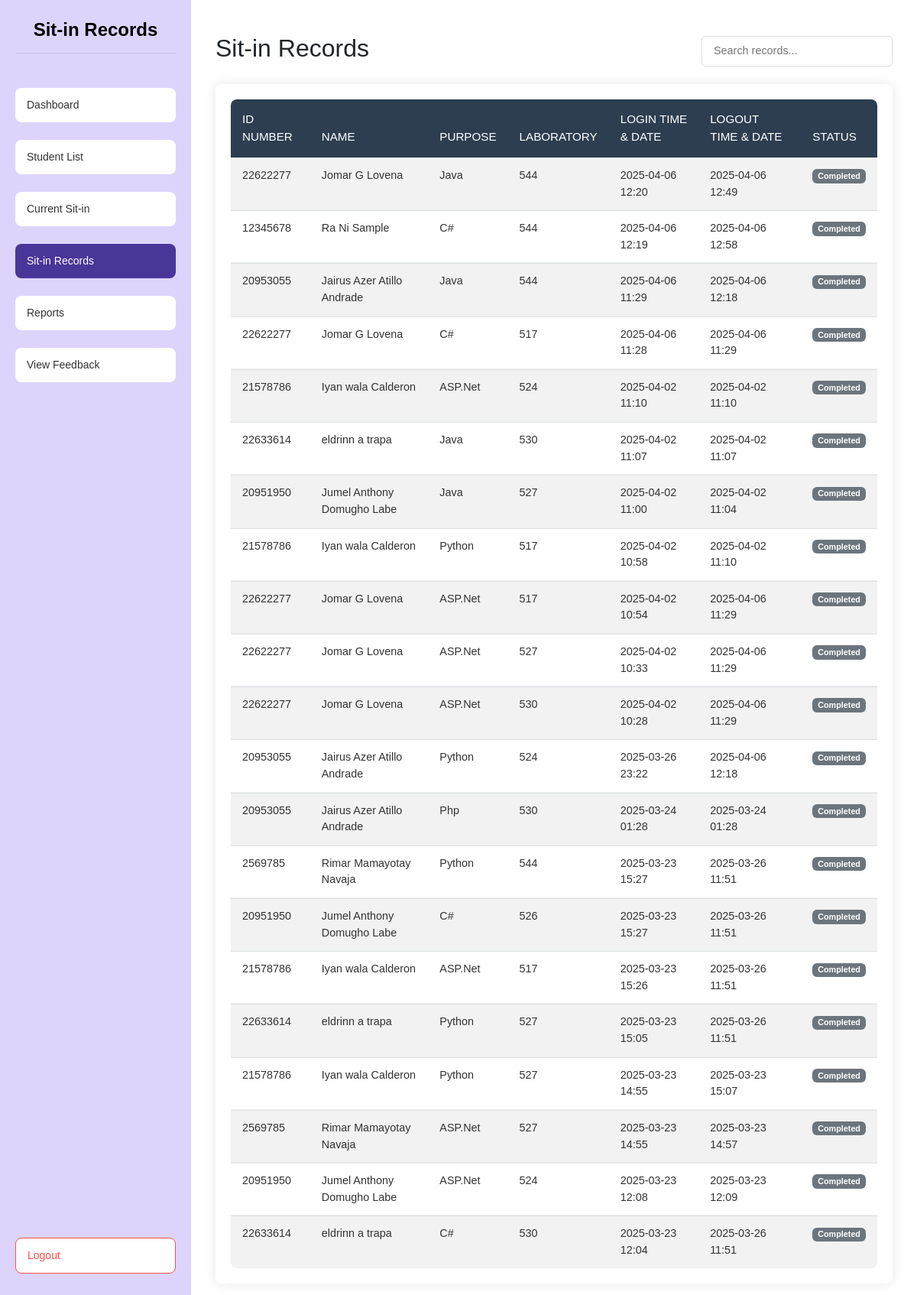
Before: /sit_in_records (signed in) with the older database file.
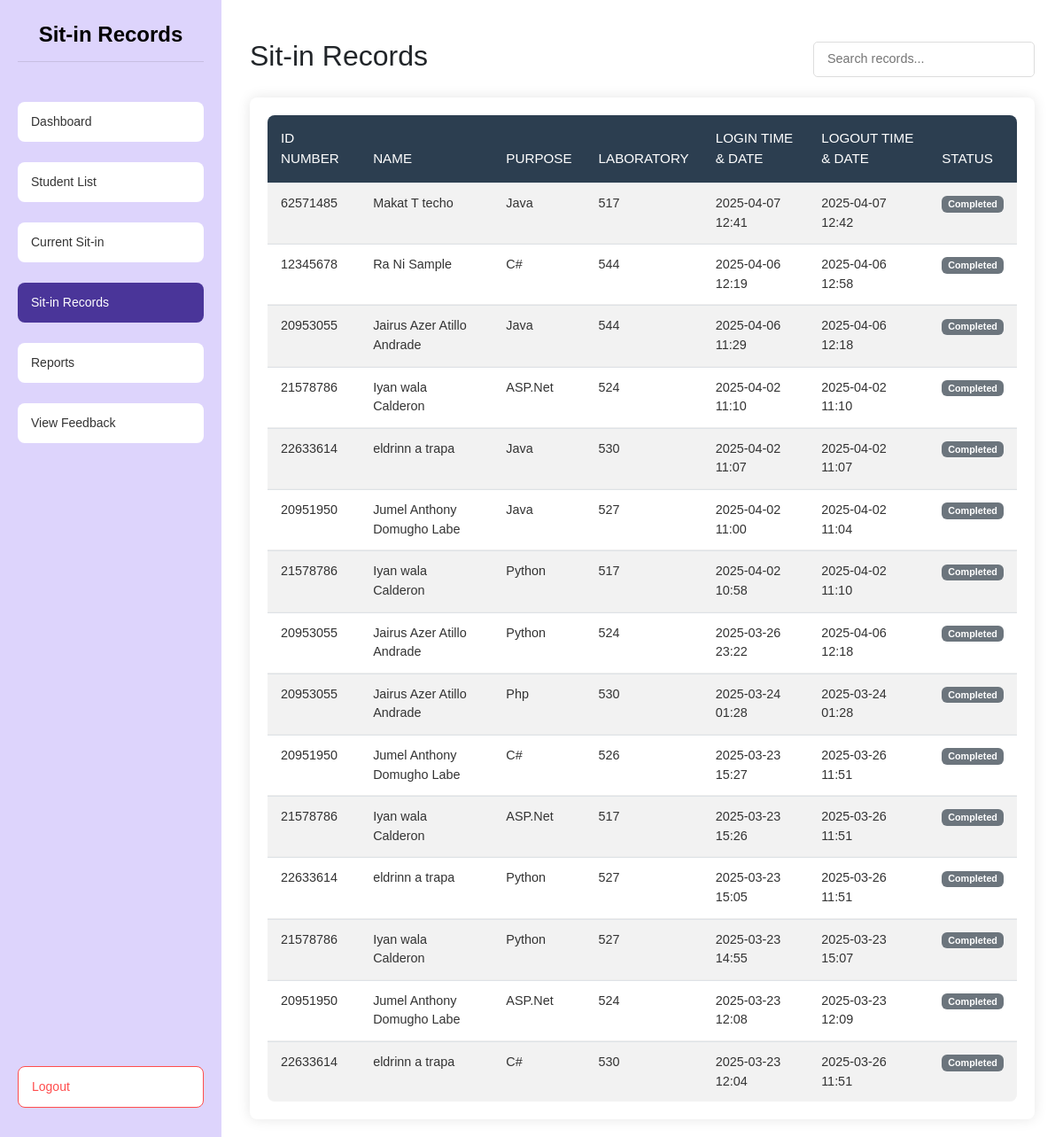
After: the same page with the newer database file.
### tables this page shows
CREATE TABLE sit_in_records (
    sit_in_id INTEGER PRIMARY KEY AUTOINCREMENT,
    id_number VARCHAR(50) NOT NULL,
    name VARCHAR(255) NOT NULL,
    purpose TEXT NOT NULL,
    lab VARCHAR(10) NOT NULL,
    login_time DATETIME NOT NULL,
    logout_time DATETIME NULL,
    date DATE NOT NULL
);

### app.py (the view)
@app.route('/sit_in_records')
@admin_required
def sit_in_records():
    try:
        conn = get_db_connection()
        cursor = conn.cursor()
        cursor.execute("""
            SELECT
                id_number,
                name,
                purpose,
                lab,
                strftime('%Y-%m-%d %H:%M', login_time) as login_time,
                CASE
                    WHEN logout_time IS NOT NULL THEN strftime('%Y-%m-%d %H:%M', logout_time)
                    ELSE 'Active'
                END as logout_time,
                strftime('%Y-%m-%d', date) as date,
                CASE
                    WHEN logout_time IS NOT NULL THEN 'Completed'
                    ELSE 'Active'
                END as status,
                CASE
                    WHEN login_time IS NOT NULL AND logout_time IS NOT NULL
                    THEN ROUND((julianday(logout_time) - julianday(login_time)) * 24, 1)
                    ELSE NULL
                END as duration
            FROM sit_in_records
            ORDER BY
                CASE WHEN logout_time IS NULL THEN 0 ELSE 1 END,
                datetime(login_time) DESC
        """)
        records = cursor.fetchall()
        return render_template('admin/sit_in_records.html', records=records)
    except sqlite3.Error as e:
        flash(f"Database error: {str(e)}", "danger")
        return redirect(url_for('admin_dashboard'))
    finally:
        if conn:
            conn.close()

### app.py (called while the page is built)
def get_db_connection():
    try:
        conn = sqlite3.connect('users.db')
        conn.row_factory = sqlite3.Row
        return conn
    except sqlite3.Error as e:
        print(f"Database connection error: {e}")
        return None

def admin_required(f):
    @wraps(f)
    def decorated_function(*args, **kwargs):
        if not all(session.get(key) for key in ['user_id', 'user_type', 'is_admin']):
            return redirect(url_for('login'))
        session.modified = True
        return f(*args, **kwargs)
    return decorated_function

@app.after_request
def add_header(response):
    response.headers['Cache-Control'] = 'no-store, no-cache, must-revalidate, post-check=0, pre-check=0, max-age=0'
    response.headers['Pragma'] = 'no-cache'
    response.headers['Expires'] = '-1'
    return response

### templates/admin/sit_in_records.html (shortened to what this page needs)
{% extends "base.html" %}
{% block content %}
<head>
    <link rel="stylesheet" href="static/styles.css">
    <link href="https://cdn.jsdelivr.net/npm/bootstrap@5.3.0/dist/css/bootstrap.min.css" rel="stylesheet">
</head>
<body>
    <div class="dashboard-container">
        <div class="sidebar">
            <h1 class="dashboard-title">Sit-in Records</h1>
            <a href="{{ url_for('admin_dashboard') }}" class="menu-btn">Dashboard</a>
            <a href="{{ url_for('student_list') }}" class="menu-btn">Student List</a>
            <a href="{{ url_for('current_sit_in') }}" class="menu-btn">Current Sit-in</a>
            <a href="{{ url_for('sit_in_records') }}" class="menu-btn active">Sit-in Records</a>
            <a href="{{ url_for('reports') }}" class="menu-btn">Reports</a>
            <a href="{{ url_for('feedback_reports') }}" class="menu-btn">View Feedback</a>
            <a href="{{ url_for('logout') }}" class="menu-btn logout-btn">Logout</a>
        </div>
        <div class="content">
            <div class="container mt-4">
                <div class="header-container">
                    <h2>Sit-in Records</h2>
                    <div class="search-container">
                        <input type="text" class="search-input" placeholder="Search records..." id="searchInput" onkeyup="searchTable()">
                    </div>
                </div>
                <div class="table-responsive">
                    <table class="table table-striped table-hover">
                        <thead class="table-dark">
                            <tr>
                                <th>ID Number</th>
                                <th>Name</th>
                                <th>Purpose</th>
                                <th>Laboratory</th>
                                <th>Login Time & Date</th>
                                <th>Logout Time & Date</th>
                                <th>Status</th>
                            </tr>
                        </thead>
                        <tbody>
                            {% for record in records %}
                            <tr>
                                <td>{{ record.id_number }}</td>
                                <td>{{ record.name }}</td>
                                <td>{{ record.purpose }}</td>
                                <td>{{ record.lab }}</td>
                                <td>{{ record.login_time }}</td>
                                <td>{{ record.logout_time }}</td>
                                <td>
                                    {% if record.logout_time == 'Active' %}
                                        <span class="badge bg-success">Active</span>
                                    {% else %}
                                        <span class="badge bg-secondary">Completed</span>
                                    {% endif %}
                                </td>
                            </tr>
                            {% endfor %}
                        </tbody>
                    </table>
                </div>
            </div>
        </div>
    </div>
</body>
{% endblock %}

Changed rows visible on the page:
removed sit_in_records: id_number "22622277", name "Jomar G Lovena", purpose "Java", lab "544", login_time "2025-04-06 12:20", logout_time "2025-04-06 12:49"
removed sit_in_records: id_number "22622277", name "Jomar G Lovena", purpose "C#", lab "517", login_time "2025-04-06 11:28", logout_time "2025-04-06 11:29"
removed sit_in_records: id_number "22622277", name "Jomar G Lovena", purpose "ASP.Net", lab "517", login_time "2025-04-02 10:54", logout_time "2025-04-06 11:29"
removed sit_in_records: id_number "22622277", name "Jomar G Lovena", purpose "ASP.Net", lab "527", login_time "2025-04-02 10:33", logout_time "2025-04-06 11:29"
removed sit_in_records: id_number "22622277", name "Jomar G Lovena", purpose "ASP.Net", lab "530", login_time "2025-04-02 10:28", logout_time "2025-04-06 11:29"
removed sit_in_records: id_number "2569785", name "Rimar Mamayotay Navaja", purpose "Python", lab "544", login_time "2025-03-23 15:27", logout_time "2025-03-26 11:51"
removed sit_in_records: id_number "2569785", name "Rimar Mamayotay Navaja", purpose "ASP.Net", lab "527", login_time "2025-03-23 14:55", logout_time "2025-03-23 14:57"
added sit_in_records: id_number "62571485", name "Makat T techo", purpose "Java", lab "517", login_time "2025-04-07 12:41", logout_time "2025-04-07 12:42"
